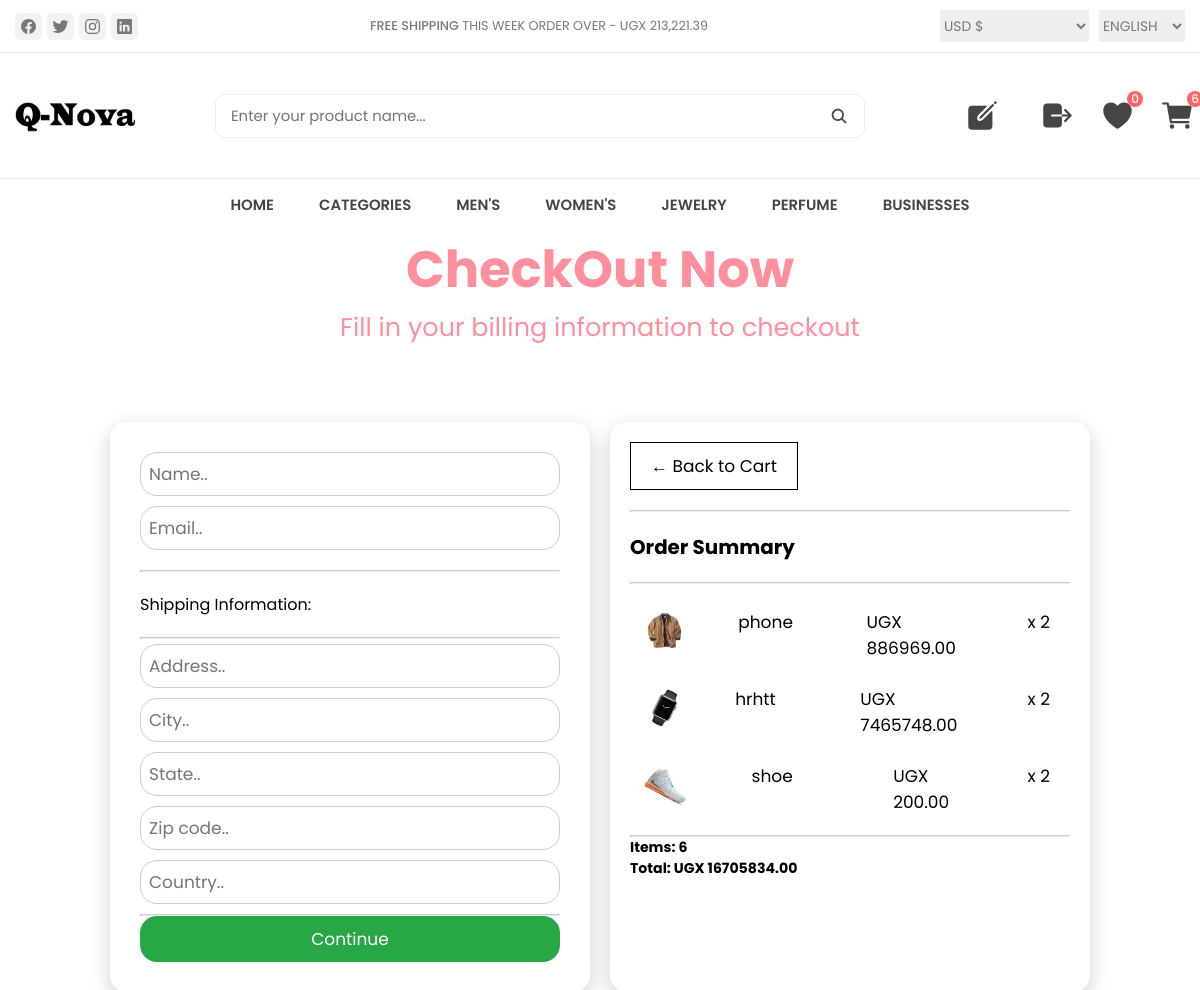
/checkout/ (signed in), run on an earlier commit of the app's database.
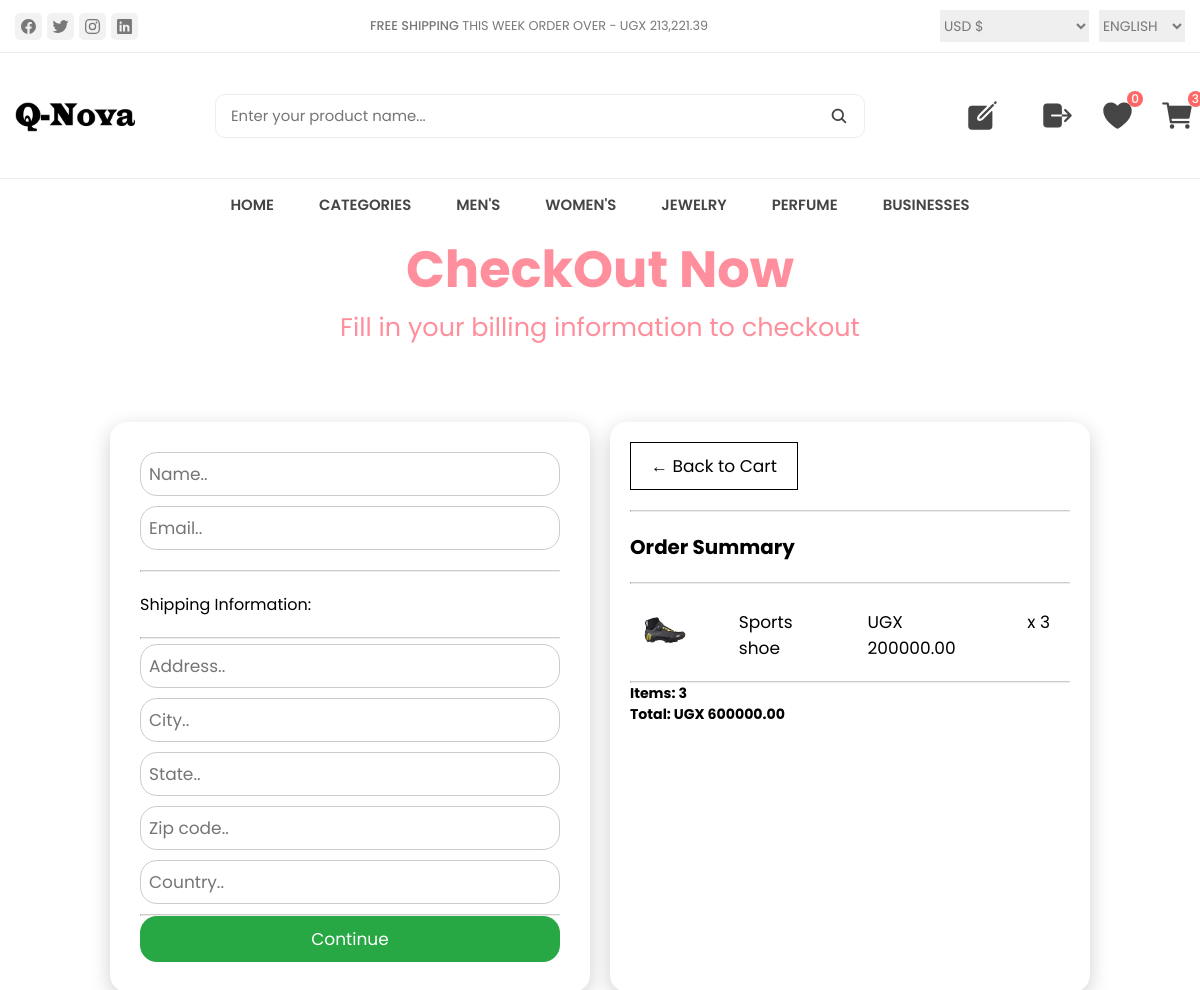
And on a later commit of the database.
### home/models.py (models this page shows, shortened)
class OrderItem(models.Model):
    product=models.ForeignKey(Product, on_delete=models.SET_NULL, null=True, blank=True)
    produk=models.ForeignKey(Produk, on_delete=models.SET_NULL, null=True, blank=True)
    order=models.ForeignKey(Order, on_delete=models.SET_NULL, null=True, blank=True)
    quantity=models.IntegerField(default=1,  null=True, blank=True)
    date_added=models.DateField(default=datetime.datetime.today)
    @property
    def get_total(self):
        if self.product:
            total=self.product.price*self.quantity
            return total
        elif self.produk:
            total=self.produk.price*self.quantity
            return total

class Product(models.Model):
    vendor = models.ForeignKey(Vendor, on_delete=models.CASCADE, null=True, blank=True)
    name=models.CharField(max_length=200)
    price=models.DecimalField(default=0,decimal_places=2, max_digits=16)
    Category=models.ForeignKey(Category, on_delete=models.CASCADE, default=1)
    description=models.TextField( max_length=500, default='', blank=True, null=True)
    image1=models.ImageField(upload_to='uploads/products/')
    image2=models.ImageField(upload_to='uploads/products/', blank=True, null=True)
    is_sale = models.BooleanField(default=False)
    sale_price = models.DecimalField(default=0,decimal_places=2, max_digits=16)
    digital=models.BooleanField(default=False, null=True, blank=False)

class Order(models.Model):
    product=models.ForeignKey(Product, on_delete=models.CASCADE, null=True, blank=True)
    produk=models.ForeignKey(Produk, on_delete=models.CASCADE, null=True, blank=True)
    customer=models.ForeignKey(Customer, on_delete=models.SET_NULL, null=True, blank=True)
    quantity=models.IntegerField(default=1)
    address=models.CharField(max_length=200, default='', blank=True)
    phone=models.CharField(max_length=20, default='', blank=True)
    date_Ordered=models.DateField(default=datetime.datetime.today)
    status=models.BooleanField(default=False, null=True, blank=False)
    transaction_id=models.CharField(max_length=200,null=True)
    @property
    def get_cart_total(self):
        orderitems=self.orderitem_set.all()
        total=sum([item.get_total for item in orderitems])
        return total
    @property
    def get_cart_items(self):
        orderitems=self.orderitem_set.all()
        total=sum([item.quantity for item in orderitems])
        return total
    @property
    def shipping(self):
        shipping=False
        orderitems=self.orderitem_set.all()
        for i in orderitems:
            if i.product:
                if i.product.digital==False:
                    shipping=True
            elif i.produk:
                if i.produk.digital==False:
                    shipping=True
        return shipping

class Produk(models.Model):
    name=models.CharField(max_length=200)
    price=models.DecimalField(default=0,decimal_places=2, max_digits=16)
    Category=models.ForeignKey(Category, on_delete=models.CASCADE, default=1)
    description=models.CharField(max_length=500, default='', blank=True, null=True)
    image1=models.ImageField(upload_to='uploads/produks/')
    image2=models.ImageField(upload_to='uploads/produks/', blank=True, null=True)
    is_sale = models.BooleanField(default=False)
    sale_price = models.DecimalField(default=0,decimal_places=2, max_digits=16)
    digital=models.BooleanField(default=False, null=True, blank=False)

### home/views.py (the view, shortened to what this page needs)
# urls.py: path('checkout/', views.checkout, name='checkout'),
def checkout(request):
      if request.user.is_authenticated:
        customer=request.user.customer
        order, created=Order.objects.get_or_create(customer=customer, status=False)
        items=order.orderitem_set.all()
        cartItems = order.get_cart_items
      else:
        items=[]
        order={'get_cart_total':0, 'get_cart_items':0, 'shipping':False}
        cartItems = order['get_cart_items']
      return render(request, 'checkout.html',{'items':items, 'order':order, 'cartItems': cartItems})

### templates/checkout.html (shortened to what the changed rows need)
{% extends 'base.html'%}
{% block content%}
<div class="Cart" style="margin: 0 auto; max-width: 1000px;">
    <div class="Cart-header" style="color: hsl(353, 100%, 78%); text-align: center; font-size: 150%;">
        <h1 style="margin: 0; padding: 0;">CheckOut Now</h1>
        <br/>
    </div>
    <br/>
    <div style="display: flex;">
        <div style="flex: 50%; padding: 20px; margin: 10px; border: 1px solid #ccc; box-shadow: 0 6px 20px 0 rgba(0, 0, 0, 0.19); border-radius: 1rem; border: transparent;">
            <div>
                <a href="{% url 'cart' %}" style="text-decoration: none; display: inline-block; padding: 10px 20px; background-color: transparent; color: black; border: 1px solid black; margin-bottom: 20px;">&#x2190; Back to Cart</a>
                <hr style="border-top: 1px solid #ccc;">
                <h3 style="margin-top: 0;  margin-top: 20px; margin-bottom: 20px;">Order Summary</h3>
                <hr style="border-top: 1px solid #ccc;">
                {%for item in items%}
                {% if item.product %}
                <div style="display: flex; margin-bottom: 20px; margin-left: 10px; margin-right: 20px; margin-top: 25px; margin-bottom: 20px; justify-content: space-between;">
                    <div style="flex:2;"><img src="{{item.product.image1.url}}" alt="Product Image" style="width: 50px;"></div>
                    <div style="flex:2; margin-right: 30px;"><p style="margin: 0;">{{item.product.name}}</p></div>
                    <div style="flex:1; margin-right: 45px;"><p style="margin: 0;">UGX {{item.product.price}}</p></div>
                    <div style="flex:1; text-align: right;"><p style="margin: 0;">x {{item.quantity}}</p></div>
                </div>
                {% else %}
                <div style="display: flex; margin-bottom: 20px; margin-left: 10px; margin-right: 20px; margin-top: 25px; margin-bottom: 20px; justify-content: space-between;">
                    <div style="flex:2;"><img src="{{item.produk.image1.url}}" alt="Produk Image" style="width: 50px;"></div>
                    <div style="flex:2; margin-right: 30px;"><p style="margin: 0;">{{item.produk.name}}</p></div>
                    <div style="flex:1; margin-right: 45px;"><p style="margin: 0;">UGX {{item.produk.price}}</p></div>
                    <div style="flex:1; text-align: right;"><p style="margin: 0;">x {{item.quantity}}</p></div>
                </div>
                {% endif %}
                {%endfor%}
                <hr style="border-top: 1px solid #ccc;">
                <h5>Items:  {{order.get_cart_items}}</h5>
                <h5>Total:  UGX {{order.get_cart_total}}</h5>
            </div>
        </div>
    </div>
    <br/><br/><br/><br/><br/><br/><br/>
</div>
{% endblock%}

What changed in the data, as far as the page shows it:
removed OrderItem: product.image1 (picture), product.name "phone", product.price "886969.00", quantity "2"
removed OrderItem: product.image1 (picture), product.name "hrhtt", product.price "7465748.00", quantity "2"
removed OrderItem: product.image1 (picture), product.name "shoe", product.price "200.00", quantity "2"
removed Order: get_cart_items "6", get_cart_total "16705834.00"
added OrderItem: produk.image1 (picture), produk.name "Sports shoe", produk.price "200000.00", quantity "3"
added Order: get_cart_items "3", get_cart_total "600000.00"
Also different on the page:
{{ cartItems }}: "6" → "3"
